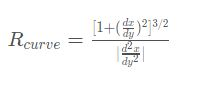
#> input picture test_images/Equition.JPG, 210 x 92 px
$ python -i gradient.py   (imports and definitions only)   (older library calls are emulated)
#> lines starting #> are read from the running program, lines starting #| are printed output that depends on the picture; after the words box and inside, x2 and y2 are one past the last pixel; in counts of white or black regions, pixels touching at a corner belong together
# -*- coding: utf-8 -*-
"""
Created on Sun Nov 12 21:32:30 2017

@author: Trucker
"""
import numpy as np
import cv2

# Define a function that applies Sobel x or y,
# then takes an absolute value and applies a threshold.
def abs_sobel_thresh(img, orient='x', thresh_min=30, thresh_max=200):
    # Apply the following steps to img
    # 1) Convert to grayscale === or LAB L channel
    gray = (cv2.cvtColor(img, cv2.COLOR_RGB2GRAY))
    # 2) Take the derivative in x or y given orient = 'x' or 'y'
    sobel = cv2.Sobel(gray, cv2.CV_64F, orient=='x', orient=='y')
    # 3) Take the absolute value of the derivative or gradient
    abs_sobel = np.absolute(sobel)
    # 4) Scale to 8-bit (0 - 255) then convert to type = np.uint8
    scaled_sobel = np.uint8(255*abs_sobel/np.max(abs_sobel))
    # 5) Create a mask of 1's where the scaled gradient magnitude
            # is > thresh_min and < thresh_max
    sxbinary = np.zeros_like(scaled_sobel)
    sxbinary[(scaled_sobel >= thresh_min) & (scaled_sobel <= thresh_max)] = 1
    # 6) Return this mask as your binary_output image
    binary_output = sxbinary # Remove this line
    return binary_output


# Define a function that applies Sobel x and y,
# then computes the magnitude of the gradient
# and applies a threshold
def mag_thresh(img, sobel_kernel=3, mag_thresh=(40, 200)):

    # Apply the following steps to img
    # 1) Convert to grayscale
#> called with sobel_kernel = 3, mag_thresh = (40, 200)
    gray = cv2.cvtColor(img, cv2.COLOR_RGB2GRAY)
    # 2) Take the gradient in x and y separately
    sobelx = cv2.Sobel(gray, cv2.CV_64F, 1, 0)
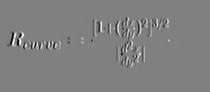
#> sobelx: shape (92, 210) float64; min -715, max 701, mean 0; drawn with min black and max white
    sobely = cv2.Sobel(gray, cv2.CV_64F, 0, 1)
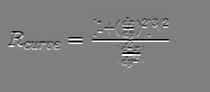
#> sobely: shape (92, 210) float64; min -714, max 714, mean 0; drawn with min black and max white
    # 3) Calculate the magnitude
    mag_sobel = np.sqrt(np.square(sobelx) + np.square(sobely))
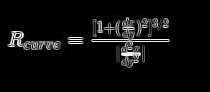
#> mag_sobel: shape (92, 210) float64; min 0, max 728.2, mean 37.8; drawn with min black and max white
    # 4) Scale to 8-bit (0 - 255) and convert to type = np.uint8
    scaled_sobel = np.uint8(255*mag_sobel/np.max(mag_sobel))
    # 5) Create a binary mask where mag thresholds are met
    sxbinary = np.zeros_like(scaled_sobel)
    sxbinary[(scaled_sobel >= mag_thresh[0]) & (scaled_sobel <= mag_thresh[1])] = 1
    # 6) Return this mask as your binary_output image
    binary_output = np.copy(sxbinary)
    return binary_output

# Define a function that applies Sobel x and y,
# then computes the direction of the gradient
# and applies a threshold.
def dir_thresh(img, sobel_kernel=25, thresh=(0.9, 1.1)):
    # Apply the following steps to img
    # 1) Convert to grayscale
    gray = cv2.cvtColor(img, cv2.COLOR_RGB2GRAY)
    # 2) Take the gradient in x and y separately
    sobelx = cv2.Sobel(gray, cv2.CV_64F, 1, 0, ksize=sobel_kernel)
    sobely = cv2.Sobel(gray, cv2.CV_64F, 0, 1, ksize=sobel_kernel)
    # 3) Take the absolute value of the x and y gradients
    abs_sobelx = np.absolute(sobelx)
    abs_sobely = np.absolute(sobely)
    # 4) Use np.arctan2(abs_sobely, abs_sobelx) to calculate the direction of the gradient
    grad_dir = np.arctan2(abs_sobely, abs_sobelx)
    # 5) Create a binary mask where direction thresholds are met
    binary_output =  np.zeros_like(grad_dir)
    binary_output[(grad_dir >= thresh[0]) & (grad_dir <= thresh[1])] = 1
    # 6) Return this mask as your binary_output image
    return binary_output

>>> import cv2
>>> picture = cv2.cvtColor(cv2.imread('../test_images/Equition.JPG'), cv2.COLOR_BGR2RGB)
>>> result = mag_thresh(picture)
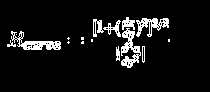
#> result: shape (92, 210); values 0 (black) and 1 (white), 7.7% white; 16 white regions (7 under 20 px), largest, box (x1, y1, x2, y2) and area: (121, 28, 141, 68) 373, (11, 31, 61, 50) 367, (136, 18, 169, 37) 287
